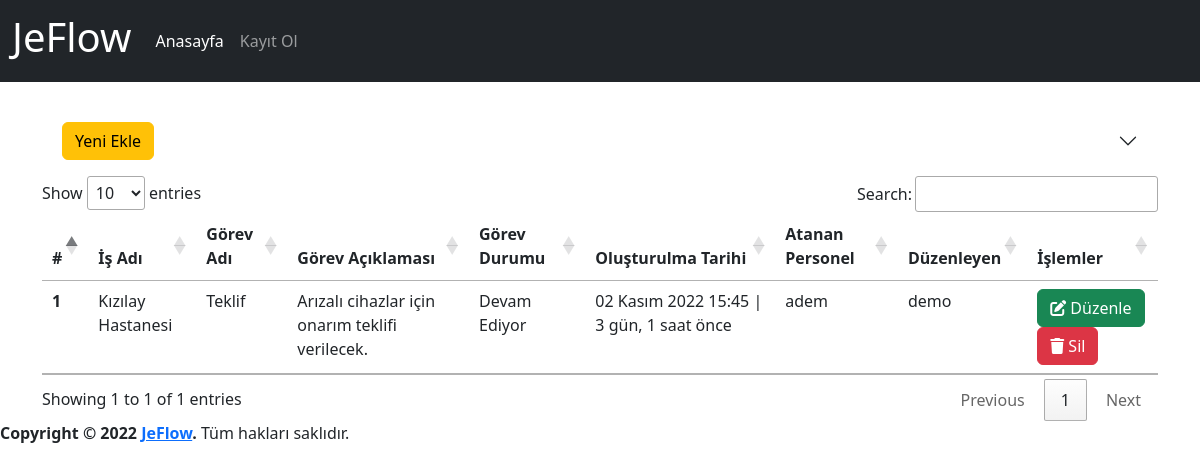
Before: /task/ with the older database file.
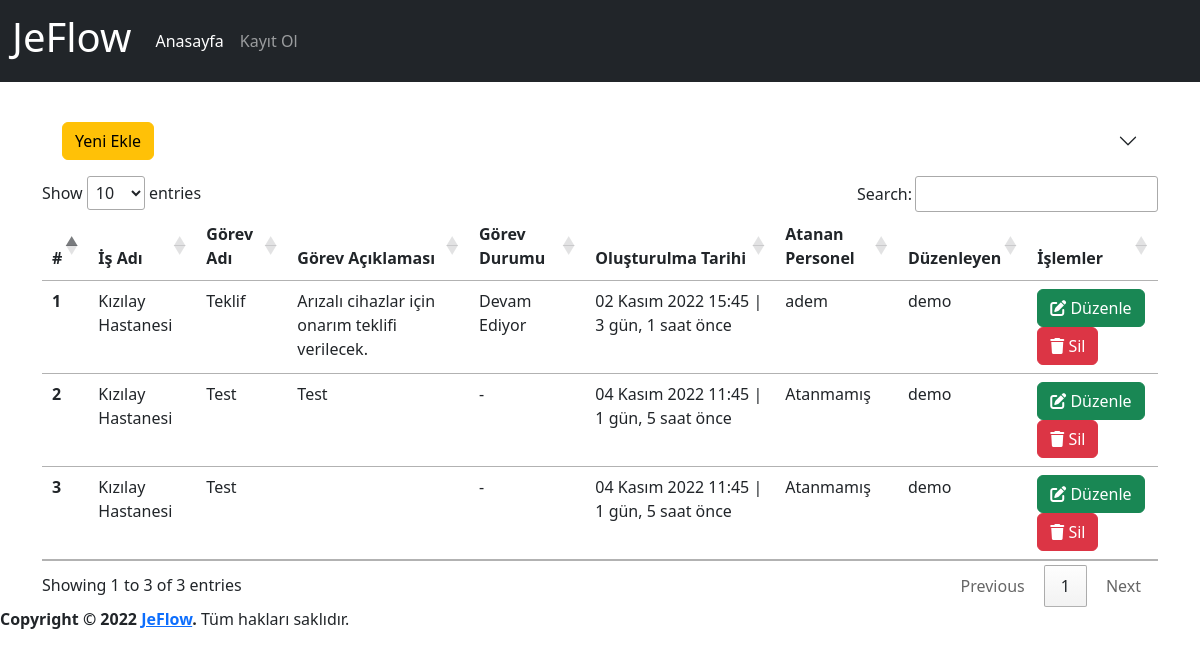
After: the same page with the newer database file.
### app/models.py (models this page shows, shortened)
class Task(models.Model):
    process=models.ForeignKey(Process,on_delete=models.CASCADE,verbose_name='İş Adı')
    name=models.CharField(max_length=500,verbose_name='Görev Adı')
    description=models.TextField(verbose_name='Görev Açıklaması', blank=True, null=True)
    state=models.OneToOneField(State, on_delete=models.SET_NULL,verbose_name='Durum', blank=True, null=True)
    assigned_user=models.OneToOneField(User,on_delete=models.SET_NULL,related_name='assigned_user',verbose_name='Atanan Personel', blank=True, null=True)
    created_date=models.DateTimeField(auto_now_add=True, verbose_name='Oluşturulma Tarihi')
    user=models.ForeignKey(User,on_delete=models.CASCADE,verbose_name='Kullanıcı', blank=True, null=True)
    class Meta:
        verbose_name='Görev'
        verbose_name_plural='Görevler'

class Process(models.Model):
    category=models.ForeignKey(Category,on_delete=models.CASCADE,verbose_name='Kategori')
    name=models.CharField(max_length=500,verbose_name='İş Akış Adı')
    description=models.TextField(verbose_name='İş Akış Açıklaması', blank=True, null=True)
    state=models.OneToOneField(State, on_delete=models.SET_NULL,verbose_name='Durum', blank=True, null=True)
    created_date=models.DateTimeField(auto_now_add=True, verbose_name='Oluşturulma Tarihi')
    user=models.ForeignKey(User,on_delete=models.CASCADE,verbose_name='Kullanıcı', blank=True, null=True)
    def __str__(self):
        return self.name # + ' - ' + self.created_date.strftime("%d.%m.%Y, %H:%M:%S")
    class Meta:
        verbose_name='İş Akışı'
        verbose_name_plural='İş Akışları'

class State(models.Model):
    name=models.CharField(max_length=100,verbose_name='Durum')
    def __str__(self):
        return self.name
    class Meta:
        verbose_name='Durum'
        verbose_name_plural='Durumlar'

### app/views.py (the view, shortened to what this page needs)
# urls.py: path('task/', views.task, name='task'),
def task(request):
    task_form=TaskForm()
    tasks = Task.objects.order_by('created_date')
    context = {
        'task_form':task_form,
        'tasks': tasks
    }
    return render(request, 'app/task.html', context)

### app/forms.py
class TaskForm(forms.ModelForm):
    class Meta:
        model=Task
        fields=('process','name','description','assigned_user','state')

### templates/app/task.html (shortened to what this page needs)
{% extends 'layout.html' %}
{% load humanize %}
{% block content %}
{% load crispy_forms_tags %}
<div class="row">
    <div class="accordion accordion-flush" id="accordionFlush">
        <div class="accordion-item">
            <h2 class="accordion-header" id="flush-headingOne">
                <button class="accordion-button collapsed" type="button" data-bs-toggle="collapse"
                    data-bs-target="#flush-collapseOne" aria-expanded="false" aria-controls="flush-collapseOne">
                    <div class="btn btn-warning">
                        Yeni Ekle
                    </div>
                </button>
            </h2>
        </div>
    </div>
</div>
<div class="row">
    <div class="col-md-12">
        {% if tasks %}
        <table id="task" class="table table-hover">
            <thead>
                <tr>
                    <th scope="col">#</th>
                    <th scope="col">İş Adı</th>
                    <th scope="col">Görev Adı</th>
                    <th scope="col">Görev Açıklaması</th>
                    <th scope="col">Görev Durumu</th>
                    <th scope="col">Oluşturulma Tarihi</th>
                    <th scope="col">Atanan Personel</th>
                    <th scope="col">Düzenleyen</th>
                    <th scope="col">İşlemler</th>
                </tr>
            </thead>
            <tbody>
                {% for task in tasks %}
                <tr>
                    <th scope="row">{{ task.id }}</th>
                    <td>{{ task.process }}</td>
                    <td>{{ task.name }}</td>
                    <td>{{ task.description }}</td>
                    <td>
                        {% if task.state is not None %}
                        {{task.state}}
                        {% else %}
                        -
                        {% endif %}
                    </td>
                    <td>{{ task.created_date }} | {{ task.created_date | timesince}} önce</td>
                    <td>
                        {% if task.assigned_user is not None%}
                        {{ task.assigned_user }}
                        {% else %}
                        Atanmamış
                        {% endif %}
                    </td>
                    <td>{{ task.user }}</td>
                    <td>
                        <a class="btn btn-success" href="{% url 'task_detail' task.id %}">
                            <i class="fa-solid fa-pen-to-square"></i>
                            Düzenle
                        </a>
                        <a href="{% url 'task_delete' task.id %}" class="btn btn-danger">
                            <i class="fa-solid fa-trash"></i>
                            Sil
                        </a>
                    </td>
                </tr>
                {% endfor %}
            </tbody>
        </table>
        {% else %}
        <div class="alert alert-warning">
            <p>Görev bulunamadı.</p>
        </div>
        {% endif %}
    </div>
</div>
{% endblock %}

Changed rows visible on the page:
added Task: id "2", process "Kızılay Hastanesi", name "Test", description "Test", created_date "04 Kasım 2022 11:45", created_date "1 gün, 5 saat", shows "Atanmamış", user "demo"
added Task: id "3", process "Kızılay Hastanesi", name "Test", created_date "04 Kasım 2022 11:45", created_date "1 gün, 5 saat", shows "Atanmamış", user "demo"
Other visible differences:
text written by a page script: "Show entries Search: Showing 1 to 1 of 1 entries Previous 1 Next" → "Show entries Search: Showing 1 to 3 of 3 entries Previous 1 Next"
